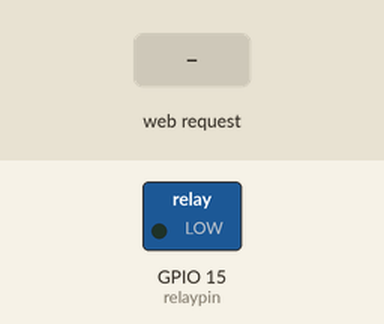
A sketch run on a simulated ESP8266 (NodeMCU). On the bench: switched loads named in the sketch (green lamp = pin HIGH). Inputs (shaded band) come from the test bench. WiFi joins after 1.5 s; servers stay silent unless stated; what the sketch prints to the serial monitor is not drawn.

Above: at 2.7 s.
2.8 s: HTTP request GET /on received
At 4.0 s:
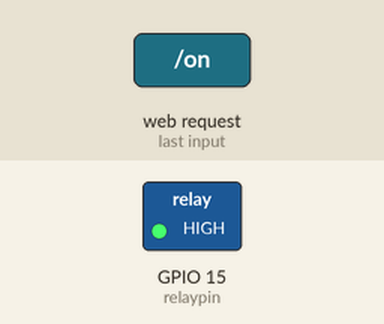
4.3 s: HTTP request GET /toggle received
At 5.2 s:
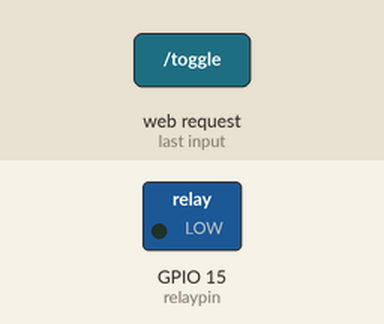
Timing chart, 0 to 7.3 s (numbered marks = the images above; inputs shaded):
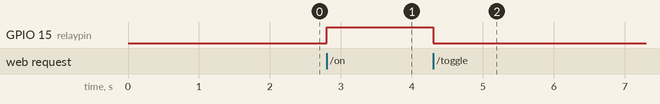

The sketch:

homework4-1.ino
```cpp
#include <ESP8266WiFi.h>
#include <ESP8266WebServer.h>
#include <ESP8266mDNS.h>

int count = 0;
const int relaypin = 15;
const char* ssid = "AndroidHotspot5049";
const char* password = "cnlove0201";

ESP8266WebServer server(80);

void setup() {
  Serial.begin(115200);
  WiFi.mode(WIFI_STA);
  WiFi.begin(ssid,password); //붙을 와이파이 주소
  Serial.println("");
  pinMode(2, INPUT);
  pinMode(relaypin, OUTPUT);

  while(WiFi.status() != WL_CONNECTED) // connected가 아닐동안 돌아라
  {
    delay(500);
    Serial.print(".");
  }
  Serial.println("");

  Serial.print("Connected to : ");
  Serial.println(ssid);
  Serial.print("IP address : ");
  Serial.println(WiFi.localIP());

  if (MDNS.begin("SN")) {
    Serial.println("MDNS responder started");
  }

  server.on("/on", relayon);
  server.on("/off", relayoff);
  server.on("/toggle", relaytoggle);
  server.onNotFound(handleNotFound);

  server.begin();
  Serial.println("HTTP server started");
}

void loop() {
  MDNS.update();
  server.handleClient();
}

void handleNotFound(){
  String message = "File Not Found\n\n";
  server.send(404, "text/plain", message);
}

void relayon(){
  digitalWrite(relaypin, HIGH);
  Serial.println("Relay on 상태입니다");
  server.send(200, "text/plain", "Relay on");
}

void relayoff(){
  digitalWrite(relaypin, LOW);
  Serial.println("Relay off 상태입니다");
  server.send(200, "text/plain", "Relay off");
}

void relaytoggle(){
  if(digitalRead(relaypin) == HIGH){
    digitalWrite(relaypin, LOW);
  }
  else if(digitalRead(relaypin) == LOW){
    digitalWrite(relaypin, HIGH);
  }
  server.send(200, "text/plain", "Toggle");
}
```

Measured:
- after the input at 2.8 s, GPIO 15 (relaypin): LOW → HIGH at once
- after the input at 4.3 s, GPIO 15 (relaypin): HIGH → LOW at once
